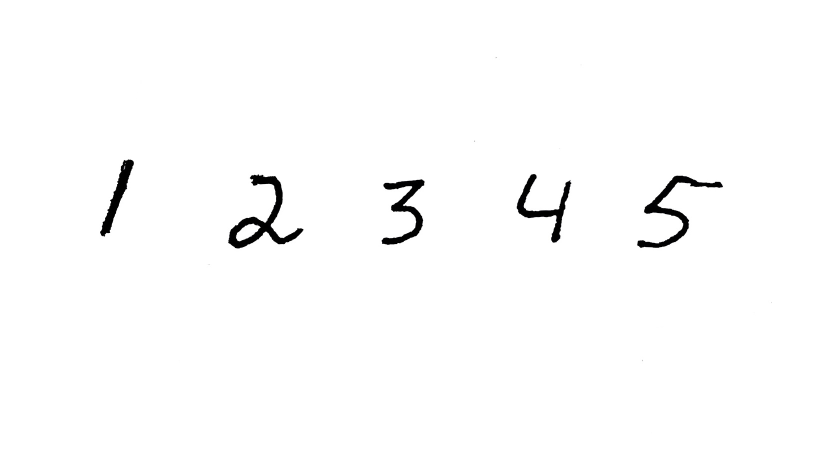
#> input picture data/images/test_image2.jpg, 1629 x 901 px (shown at 1/2 size)
$ python -i realimage.py   (imports and definitions only)
#> lines starting #> are read from the running program, lines starting #| are printed output that depends on the picture; after the words box and inside, x2 and y2 are one past the last pixel; in counts of white or black regions, pixels touching at a corner belong together
import cv2
import numpy as np
import network
from PIL import Image


class RealImageProcessing:
    """Класс, предназначенный для обработки нетестовых картинок: выделяет на картинке цифры и подаёт их нейросетям
    для распознания."""
    def __init__(self, filename):
        """Создание объекта, содержащего путь к файлу, саму картинку, набор вырезанных из неё цифр,
        распознанные числа."""
#> called with filename = '../data/images/test_image2.jpg'
        self.imagepath = filename
        self.image = cv2.imread(filename)
#> self.image is the input picture: shape (901, 1629, 3); mean B, G, R 251.6, 251.6, 251.6
        self.contoured_images = []
        self.digits = []
        self.__generate_preprocessed_digits()

    def __generate_preprocessed_digits(self):
        """С помощью средств opencv находит контуры цифр, выделяет их, заносит их изображения в объект класса."""
        grey = cv2.cvtColor(self.image.copy(), cv2.COLOR_BGR2GRAY)
        ret, thresh = cv2.threshold(grey.copy(), 75, 255, cv2.THRESH_BINARY_INV)
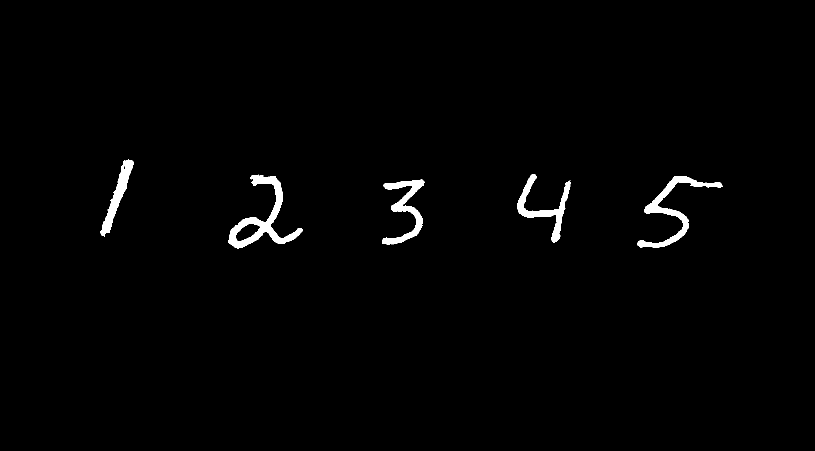
#> thresh: shape (901, 1629) (shown at 1/2 size); 1.3% white; 5 white regions
        contours, _ = cv2.findContours(thresh.copy(), cv2.RETR_EXTERNAL, cv2.CHAIN_APPROX_SIMPLE)
#> contours = 5 contours; box (x1, y1, x2, y2) and area: (457, 349, 606, 497) 5869, (1275, 352, 1446, 495) 3804, (764, 359, 849, 489) 3178, (1034, 348, 1142, 485) 2978, (200, 319, 267, 473) 2577
        # # Сортировка слева направо и сверху вниз
        # sort_contours = sorted([(c, cv2.boundingRect(c)[0] + cv2.boundingRect(c)[1]*3000) for c in contours],
        #                        key=lambda tup: tup[1])
        # contours = [x for (x, y) in sort_contours]
        for c in contours:
            x, y, w, h = cv2.boundingRect(c)
            cv2.rectangle(self.image, (x-5, y-5), (x+w+5, y+h+5), color=(0, 255, 0), thickness=2)
            digit = thresh[y:y+h, x:x+w]
            resized_digit = cv2.resize(digit, (18, 18))
            padded_digit = np.pad(resized_digit, ((5, 5), (5, 5)), "constant", constant_values=0)
            self.contoured_images.append((padded_digit, x, y))
#> this loop made 5 passes
#> (x, y, w, h) on passes 1 to 5: (764, 359, 85, 130), (1275, 352, 171, 143), (457, 349, 149, 148), (1034, 348, 108, 137), (200, 319, 67, 154)
#> pass 1, in __generate_preprocessed_digits, `digit = thresh[y:y+h, x:x+w]`:
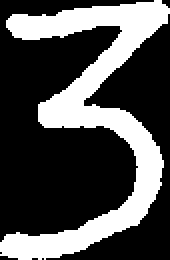
#> digit: shape (130, 85) (shown 2 times larger); 31.2% white; 1 white region, box (x1, y1, x2, y2) and area: (0, 0, 85, 130) 3452
#> pass 1, in __generate_preprocessed_digits, `padded_digit = np.pad(resized_digit, ((5, 5), (5, 5)), "constant", con..`:
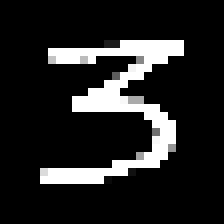
#> padded_digit: shape (28, 28) (shown 8 times larger); min 0, max 255, mean 35.6
#> pass 2, in __generate_preprocessed_digits, `digit = thresh[y:y+h, x:x+w]`:
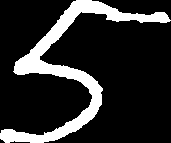
#> digit: shape (143, 171); 17% white; 1 white region, box (x1, y1, x2, y2) and area: (0, 0, 171, 143) 4159
#> pass 2, in __generate_preprocessed_digits, `padded_digit = np.pad(resized_digit, ((5, 5), (5, 5)), "constant", con..`:
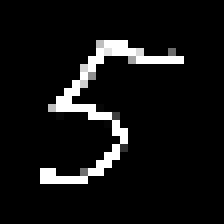
#> padded_digit: shape (28, 28) (shown 8 times larger); min 0, max 255, mean 18.4
#> after the loop:
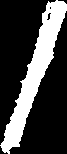
#> digit: shape (154, 67); 26.5% white; 1 white region, box (x1, y1, x2, y2) and area: (0, 0, 67, 154) 2730
#> after the loop:
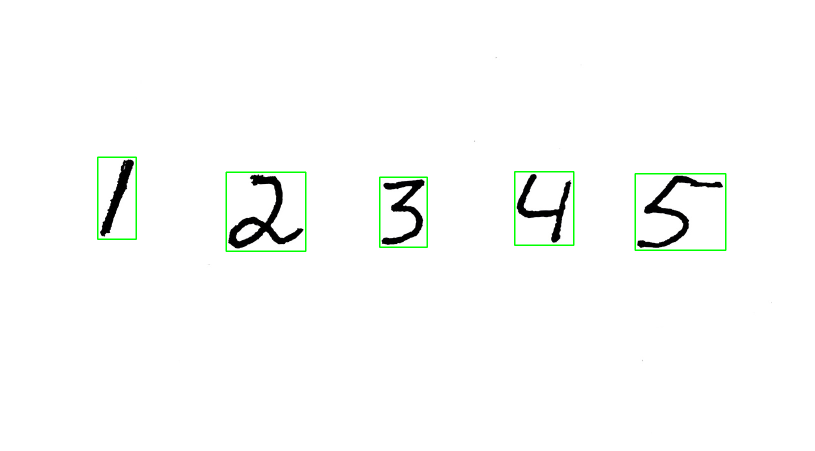
#> self.image: shape (901, 1629, 3) (shown at 1/2 size); 0.57% of pixels changed, all inside (x1, y1, x2, y2) = (194, 313, 1453, 504)
#> after the loop, self.contoured_images = 5 items

    def predict_mult_digits(self, nwork=None):
        """Распознаёт множество выделенных цифр, заносит их в объект класса, возвращает массив с ними."""
        for (digit_image, x, y) in self.contoured_images:
            if isinstance(nwork, network.Network):
                number = nwork.feedforward(digit_image.reshape(784, 1))
            else:
                number = nwork.feedforward(digit_image.reshape(1, 28, 28, 1))
            cv2.putText(self.image, str(int(number)), (x, y - 10), cv2.FONT_ITALIC, 2, (3, 3, 3), 3)
            self.digits.append(number)
#> this loop made 1 pass
#> (x, y) on pass 1: (764, 359)
#> after the loop, self.digits = []
        # print("\n\n\n----------------Contoured Image--------------------")
        # plt.imshow(self.image, cmap="gray")
        # plt.show()
        cv2.imwrite("../data/resources/zbuf.jpg", self.image)
        return self.digits

#> (the run stopped early here; a loop or call above may not have finished)

$ run again, on data/images/test_image3.jpg
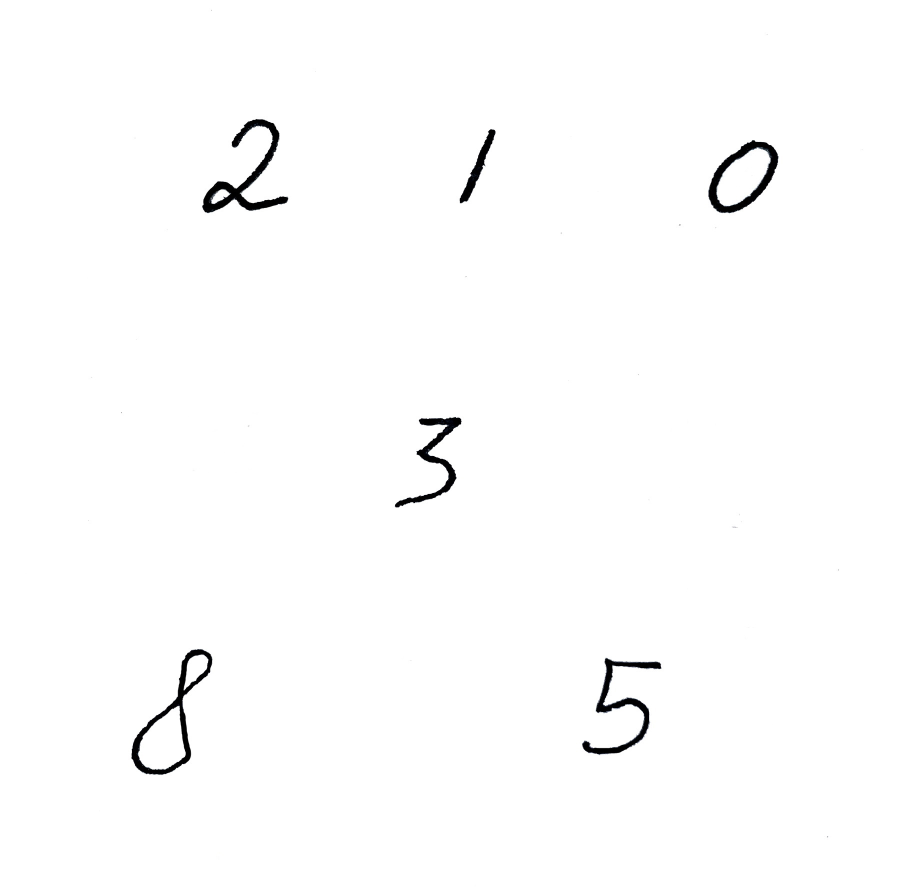
#> input picture data/images/test_image3.jpg, 1817 x 1785 px (shown at 1/2 size)
#> in __init__, self.image is the input picture: shape (1785, 1817, 3); mean B, G, R 252.5, 252.5, 252.5
#> in __generate_preprocessed_digits, `ret, thresh = cv2.threshold(grey.copy(), 75, 255, cv2.THRESH_BINARY_INV)`:
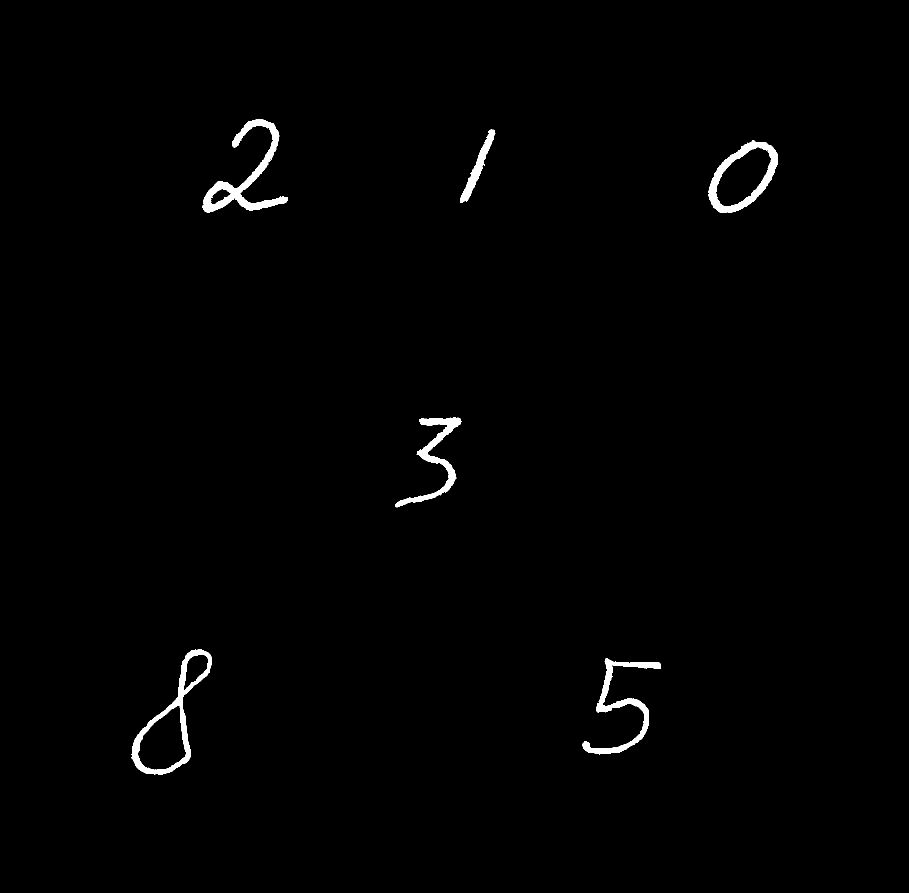
#> thresh: shape (1785, 1817) (shown at 1/2 size); 0.94% white; 6 white regions
#> contours = 6 contours; box (x1, y1, x2, y2) and area: (263, 1299, 424, 1549) 15805, (1417, 281, 1556, 426) 12991, (405, 239, 576, 426) 7192, (1165, 1317, 1322, 1509) 4730, (790, 834, 923, 1015) 4150, (920, 259, 991, 406) 2138
#> the loop in __generate_preprocessed_digits, `for c in contours:` made 6 passes
#> (x, y, w, h) on passes 1 to 6: (1165, 1317, 157, 192), (263, 1299, 161, 250), (790, 834, 133, 181), (1417, 281, 139, 145), (920, 259, 71, 147), (405, 239, 171, 187)
#> after the loop in __generate_preprocessed_digits, `for c in contours:`:
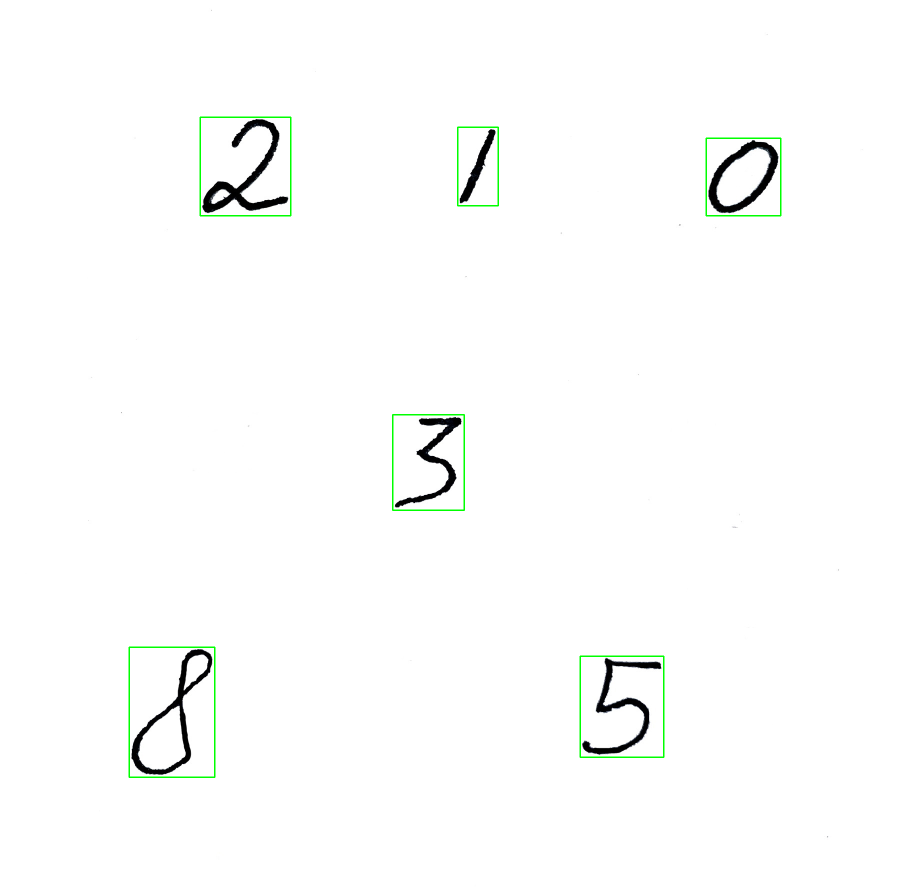
#> self.image: shape (1785, 1817, 3) (shown at 1/2 size); 0.38% of pixels changed, all inside (x1, y1, x2, y2) = (257, 233, 1563, 1556)
#> after the loop in __generate_preprocessed_digits, `for c in contours:`: self.contoured_images = 6 items
#> the loop in predict_mult_digits, `for (digit_image, x, y) in self.contoured_images:` made 1 pass
#> (x, y) on pass 1: (1165, 1317)
#> after the loop in predict_mult_digits, `for (digit_image, x, y) in self.contoured_images:`: self.digits = []

$ run again, on data/images/test_image4.jpg
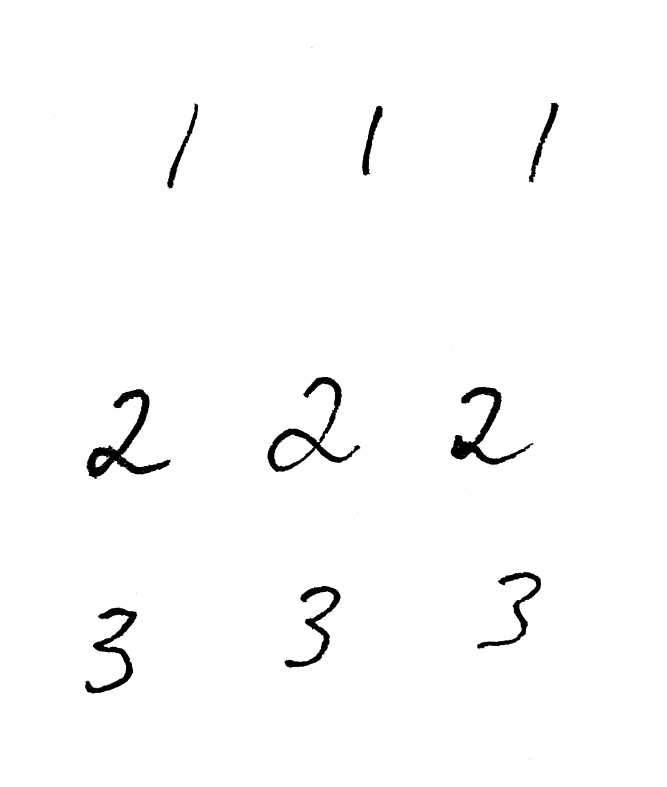
#> input picture data/images/test_image4.jpg, 1333 x 1573 px (shown at 1/2 size)
#> in __init__, self.image is the input picture: shape (1573, 1333, 3); mean B, G, R 250.9, 250.8, 250.8
#> in __generate_preprocessed_digits, `ret, thresh = cv2.threshold(grey.copy(), 75, 255, cv2.THRESH_BINARY_INV)`:
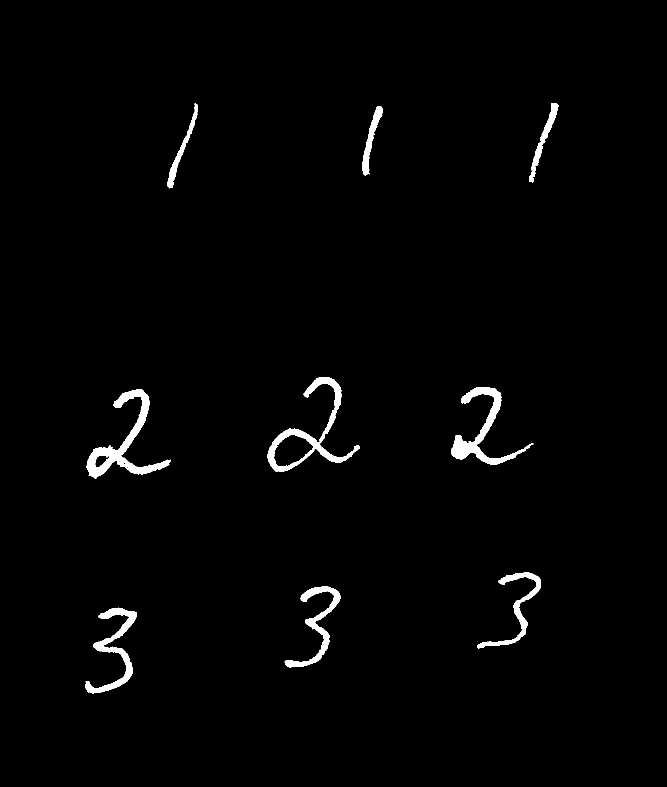
#> thresh: shape (1573, 1333) (shown at 1/2 size); 1.6% white; 9 white regions
#> contours = 9 contours; largest, box (x1, y1, x2, y2) and area: (535, 754, 720, 944) 8568, (173, 778, 341, 957) 6668, (902, 774, 1067, 929) 4989, (170, 1215, 274, 1387) 3954, (569, 1172, 681, 1335) 3260
#> the loop in __generate_preprocessed_digits, `for c in contours:` made 9 passes
#> (x, y, w, h) on passes 1 to 8: (170, 1215, 104, 172), (569, 1172, 112, 163), (955, 1144, 127, 153), (173, 778, 168, 179), (902, 774, 165, 155), (535, 754, 185, 190), (724, 212, 41, 139), (334, 207, 62, 170)
#> after the loop in __generate_preprocessed_digits, `for c in contours:`:
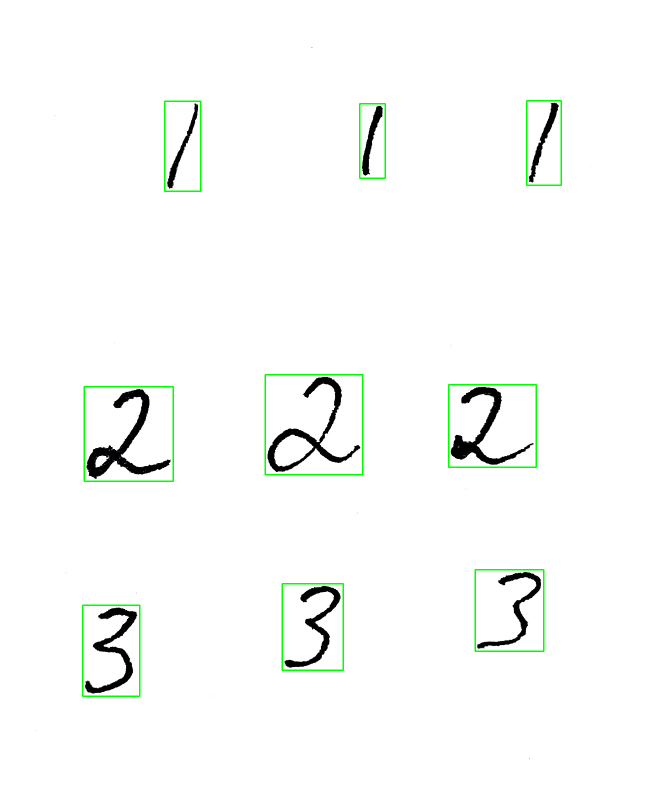
#> self.image: shape (1573, 1333, 3) (shown at 1/2 size); 0.77% of pixels changed, all inside (x1, y1, x2, y2) = (164, 200, 1124, 1394)
#> after the loop in __generate_preprocessed_digits, `for c in contours:`: self.contoured_images = 9 items
#> the loop in predict_mult_digits, `for (digit_image, x, y) in self.contoured_images:` made 1 pass
#> (x, y) on pass 1: (170, 1215)
#> after the loop in predict_mult_digits, `for (digit_image, x, y) in self.contoured_images:`: self.digits = []

$ run again, on data/images/test_image5.jpg
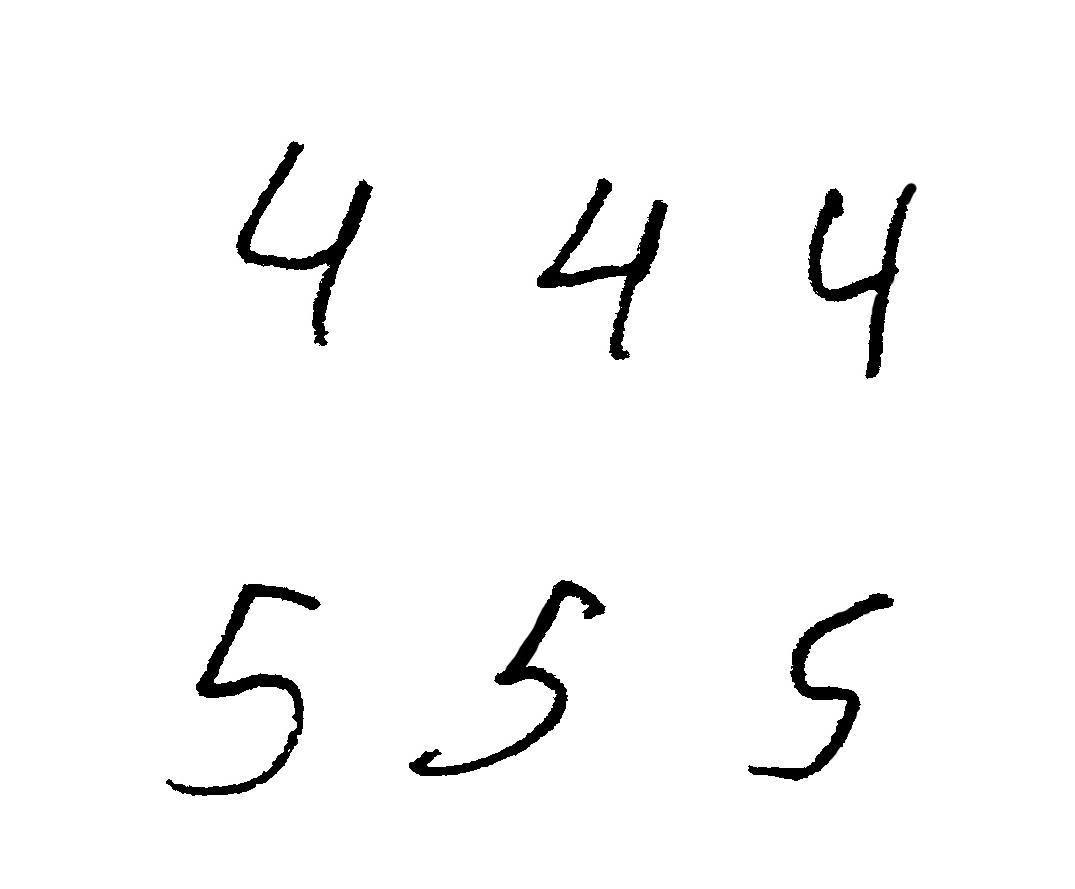
#> input picture data/images/test_image5.jpg, 1075 x 889 px
#> in __init__, self.image is the input picture: shape (889, 1075, 3); min 0, max 255, mean 247.2
#> thresh: shape (889, 1075); 3% white; 6 white regions
#> contours = 6 contours; box (x1, y1, x2, y2) and area: (166, 584, 321, 796) 4747, (409, 580, 606, 776) 4747, (236, 141, 373, 346) 4479, (537, 178, 668, 360) 4476, (808, 184, 916, 379) 4388, (748, 593, 894, 781) 3980
#> the loop in __generate_preprocessed_digits, `for c in contours:` made 6 passes
#> (x, y, w, h) on passes 1 to 6: (748, 593, 146, 188), (166, 584, 155, 212), (409, 580, 197, 196), (808, 184, 108, 195), (537, 178, 131, 182), (236, 141, 137, 205)
#> after the loop in __generate_preprocessed_digits, `for c in contours:`:
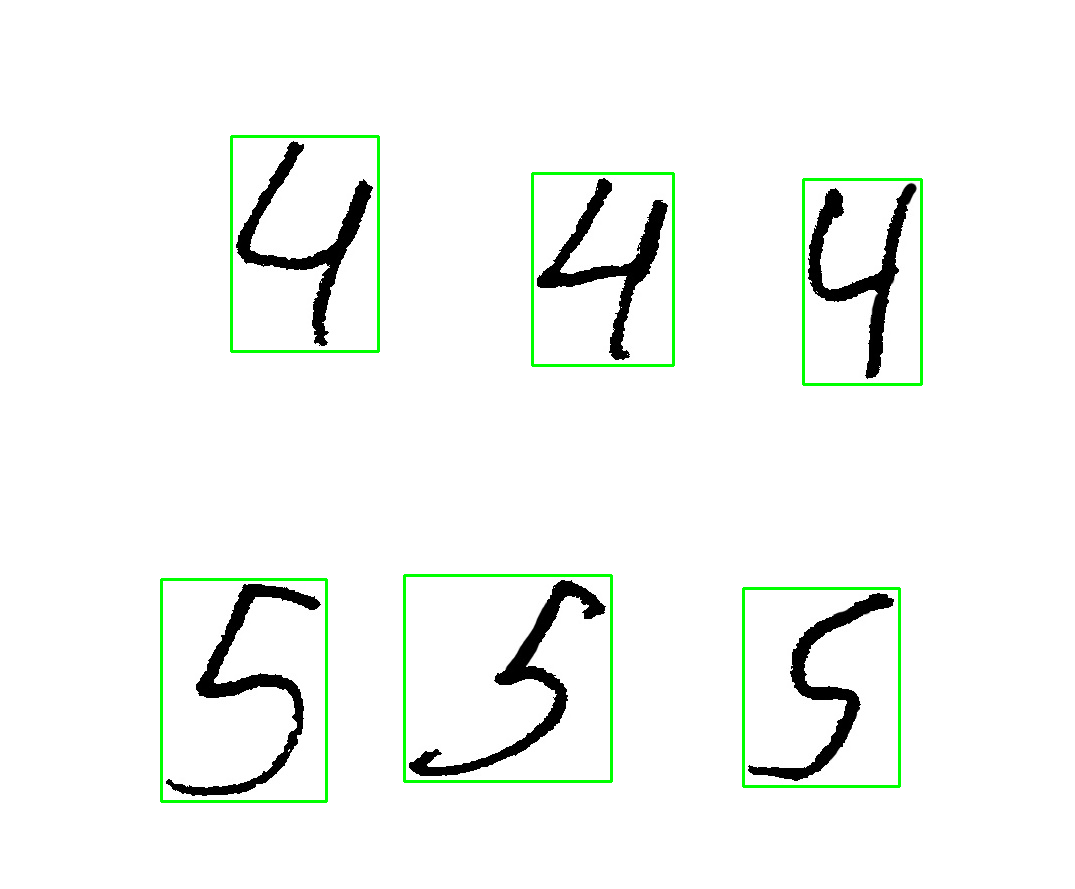
#> self.image: shape (889, 1075, 3); 1.36% of pixels changed, all inside (x1, y1, x2, y2) = (160, 135, 923, 803)
#> after the loop in __generate_preprocessed_digits, `for c in contours:`: self.contoured_images = 6 items
#> the loop in predict_mult_digits, `for (digit_image, x, y) in self.contoured_images:` made 1 pass
#> (x, y) on pass 1: (748, 593)
#> after the loop in predict_mult_digits, `for (digit_image, x, y) in self.contoured_images:`: self.digits = []
